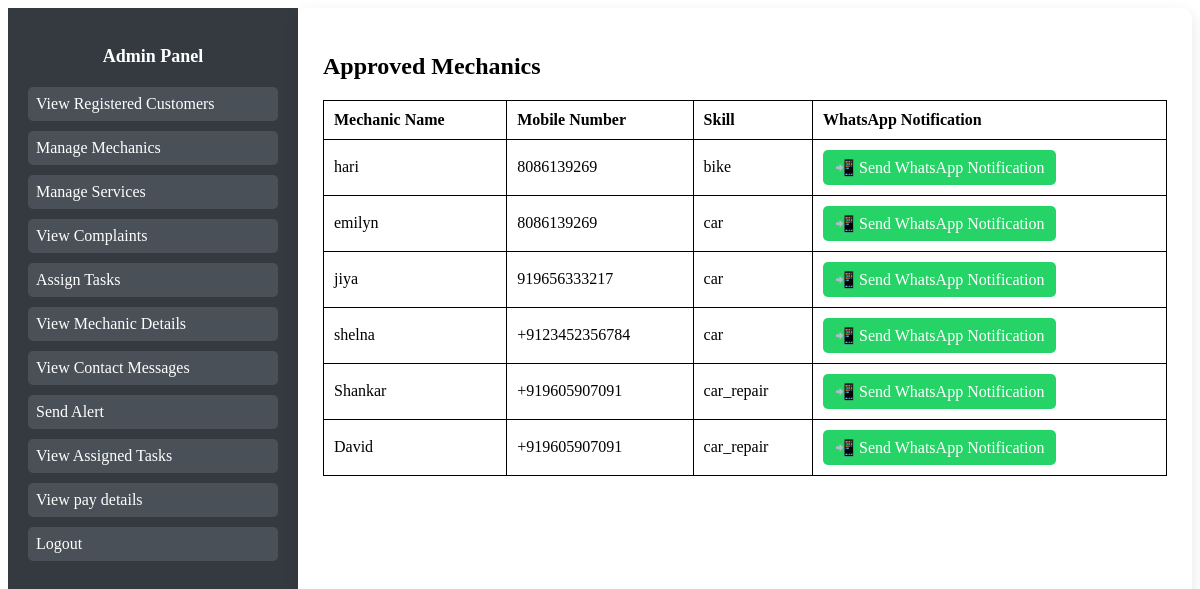
/send-approve-alerts/ (signed in), run on the app's committed database.
### Home/models.py (models this page shows, shortened)
class Mechanic(models.Model):
    user = models.OneToOneField(User, on_delete=models.CASCADE)
    mobile = models.CharField(max_length=15)
    skill = models.CharField(max_length=100)
    status = models.BooleanField(default=False)  # Approval status by admin

### Home/views.py (the view)
# urls.py: path('send-approve-alerts/', views.approve_msg, name='send_approve_alerts'),
@user_passes_test(lambda u: u.is_superuser)
def approve_msg(request):
    approved_mechanics = Mechanic.objects.filter(status=True)
    return render(request, 'send_approvealerts.html', {'approved_mechanics': approved_mechanics})

### templates/send_approvealerts.html (shortened to what this page needs)
{% extends 'base_admin.html' %}
{% block content %}
<!DOCTYPE html>
<html lang="en">
<head>
</head>
<body>
    <h2>Approved Mechanics</h2>
    <table>
        <tr>
            <th>Mechanic Name</th>
            <th>Mobile Number</th>
            <th>Skill</th>
            <th>WhatsApp Notification</th>
        </tr>
        {% for mechanic in approved_mechanics %}
        <tr>
            <td>{{ mechanic.user.username }}</td>
            <td>{{ mechanic.mobile }}</td>
            <td>{{ mechanic.skill }}</td>
            <td>
                <a href="https://wa.me/{{ mechanic.mobile }}?text=Hello {{ mechanic.user.username }}, your account has been approved! 🚀
                You can now login with your credentials and start accepting service requests."
                   target="_blank" class="whatsapp-button">
                    📲 Send WhatsApp Notification
                </a>
            </td>
        </tr>
        {% endfor %}
    </table>
</body>
</html>
{% endblock %}

### templates/send_approvealerts.html (style rules this page uses)
table { width: 100%; border-collapse: collapse; }
table, th, td { border: 1px solid black; }
th, td { padding: 10px; text-align: left; }
.whatsapp-button { background-color: #25D366; color: white; padding: 8px 12px; border-radius: 5px; text-decoration: none; display: inline-block; }

### data on the page
Mechanic: user.username "hari", mobile "8086139269", skill "bike"
Mechanic: user.username "emilyn", mobile "8086139269", skill "car"
Mechanic: user.username "jiya", mobile "919656333217", skill "car"
Mechanic: user.username "shelna", mobile "+9123452356784", skill "car"
Mechanic: user.username "Shankar", mobile "+919605907091", skill "car_repair"
Mechanic: user.username "David", mobile "+919605907091", skill "car_repair"
